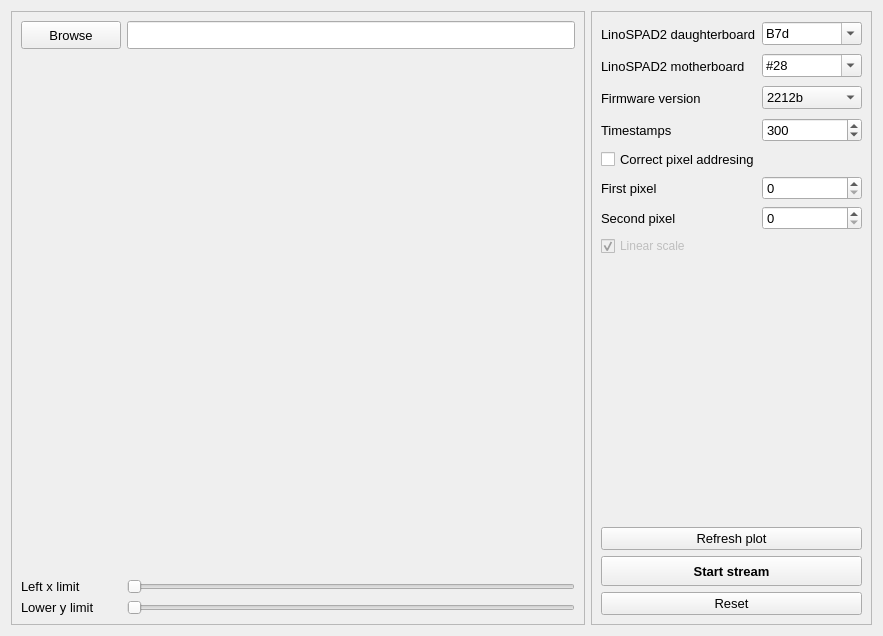
<?xml version="1.0" encoding="UTF-8"?>
<ui version="4.0">
 <class>Form</class>
 <widget class="QWidget" name="Form">
  <property name="geometry">
   <rect>
    <x>0</x>
    <y>0</y>
    <width>883</width>
    <height>636</height>
   </rect>
  </property>
  <property name="windowTitle">
   <string>Form</string>
  </property>
  <layout class="QGridLayout" name="gridLayout_2">
   <item row="0" column="0">
    <widget class="QFrame" name="frame">
     <property name="sizePolicy">
      <sizepolicy hsizetype="Expanding" vsizetype="Expanding">
       <horstretch>0</horstretch>
       <verstretch>0</verstretch>
      </sizepolicy>
     </property>
     <property name="frameShape">
      <enum>QFrame::StyledPanel</enum>
     </property>
     <property name="frameShadow">
      <enum>QFrame::Raised</enum>
     </property>
     <layout class="QGridLayout" name="gridLayout">
      <item row="0" column="0" colspan="2">
       <widget class="QPushButton" name="pushButton_browse">
        <property name="sizePolicy">
         <sizepolicy hsizetype="Fixed" vsizetype="Fixed">
          <horstretch>0</horstretch>
          <verstretch>0</verstretch>
         </sizepolicy>
        </property>
        <property name="minimumSize">
         <size>
          <width>100</width>
          <height>28</height>
         </size>
        </property>
        <property name="font">
         <font>
          <pointsize>10</pointsize>
         </font>
        </property>
        <property name="text">
         <string>Browse</string>
        </property>
       </widget>
      </item>
      <item row="1" column="0" colspan="3">
       <widget class="QWidget" name="widget_figure" native="true">
        <property name="sizePolicy">
         <sizepolicy hsizetype="Preferred" vsizetype="Preferred">
          <horstretch>0</horstretch>
          <verstretch>0</verstretch>
         </sizepolicy>
        </property>
        <property name="minimumSize">
         <size>
          <width>500</width>
          <height>425</height>
         </size>
        </property>
       </widget>
      </item>
      <item row="5" column="0" colspan="2">
       <widget class="QLabel" name="label">
        <property name="font">
         <font>
          <pointsize>10</pointsize>
         </font>
        </property>
        <property name="text">
         <string>Left x limit</string>
        </property>
       </widget>
      </item>
      <item row="6" column="2">
       <widget class="QSlider" name="horizontalSlider_lowerXLim">
        <property name="orientation">
         <enum>Qt::Horizontal</enum>
        </property>
       </widget>
      </item>
      <item row="0" column="2">
       <widget class="QLineEdit" name="lineEdit_browse">
        <property name="enabled">
         <bool>true</bool>
        </property>
        <property name="sizePolicy">
         <sizepolicy hsizetype="Expanding" vsizetype="Fixed">
          <horstretch>0</horstretch>
          <verstretch>0</verstretch>
         </sizepolicy>
        </property>
        <property name="minimumSize">
         <size>
          <width>0</width>
          <height>28</height>
         </size>
        </property>
       </widget>
      </item>
      <item row="6" column="0">
       <widget class="QLabel" name="label_2">
        <property name="font">
         <font>
          <pointsize>10</pointsize>
         </font>
        </property>
        <property name="text">
         <string>Lower y limit</string>
        </property>
       </widget>
      </item>
      <item row="2" column="2">
       <spacer name="verticalSpacer">
        <property name="orientation">
         <enum>Qt::Vertical</enum>
        </property>
        <property name="sizeType">
         <enum>QSizePolicy::Fixed</enum>
        </property>
        <property name="sizeHint" stdset="0">
         <size>
          <width>20</width>
          <height>5</height>
         </size>
        </property>
       </spacer>
      </item>
      <item row="5" column="2">
       <widget class="QSlider" name="horizontalSlider_leftXLim">
        <property name="orientation">
         <enum>Qt::Horizontal</enum>
        </property>
       </widget>
      </item>
     </layout>
    </widget>
   </item>
   <item row="0" column="1">
    <widget class="QFrame" name="frame_2">
     <property name="sizePolicy">
      <sizepolicy hsizetype="Fixed" vsizetype="Preferred">
       <horstretch>0</horstretch>
       <verstretch>0</verstretch>
      </sizepolicy>
     </property>
     <property name="frameShape">
      <enum>QFrame::StyledPanel</enum>
     </property>
     <property name="frameShadow">
      <enum>QFrame::Raised</enum>
     </property>
     <layout class="QVBoxLayout" name="verticalLayout">
      <item>
       <layout class="QHBoxLayout" name="horizontalLayout_7">
        <item>
         <widget class="QLabel" name="label_comboBox_mask_2">
          <property name="enabled">
           <bool>true</bool>
          </property>
          <property name="minimumSize">
           <size>
            <width>0</width>
            <height>26</height>
           </size>
          </property>
          <property name="font">
           <font>
            <pointsize>10</pointsize>
           </font>
          </property>
          <property name="text">
           <string>LinoSPAD2 daughterboard</string>
          </property>
          <property name="alignment">
           <set>Qt::AlignLeading|Qt::AlignLeft|Qt::AlignVCenter</set>
          </property>
         </widget>
        </item>
        <item>
         <widget class="QComboBox" name="comboBox_mask_2">
          <property name="sizePolicy">
           <sizepolicy hsizetype="Fixed" vsizetype="Fixed">
            <horstretch>0</horstretch>
            <verstretch>0</verstretch>
           </sizepolicy>
          </property>
          <property name="minimumSize">
           <size>
            <width>100</width>
            <height>0</height>
           </size>
          </property>
          <property name="font">
           <font>
            <pointsize>10</pointsize>
           </font>
          </property>
          <property name="editable">
           <bool>true</bool>
          </property>
          <item>
           <property name="text">
            <string>B7d</string>
           </property>
          </item>
          <item>
           <property name="text">
            <string>NL11</string>
           </property>
          </item>
          <item>
           <property name="text">
            <string>A5</string>
           </property>
          </item>
          <item>
           <property name="text">
            <string>D2b</string>
           </property>
          </item>
         </widget>
        </item>
       </layout>
      </item>
      <item>
       <layout class="QHBoxLayout" name="horizontalLayout_8" stretch="0,0">
        <property name="spacing">
         <number>6</number>
        </property>
        <property name="sizeConstraint">
         <enum>QLayout::SetFixedSize</enum>
        </property>
        <property name="topMargin">
         <number>0</number>
        </property>
        <property name="bottomMargin">
         <number>0</number>
        </property>
        <item>
         <widget class="QLabel" name="label_comboBox_mb_2">
          <property name="minimumSize">
           <size>
            <width>0</width>
            <height>26</height>
           </size>
          </property>
          <property name="font">
           <font>
            <pointsize>10</pointsize>
           </font>
          </property>
          <property name="text">
           <string>LinoSPAD2 motherboard</string>
          </property>
         </widget>
        </item>
        <item>
         <widget class="QComboBox" name="comboBox_mb_2">
          <property name="sizePolicy">
           <sizepolicy hsizetype="Fixed" vsizetype="Fixed">
            <horstretch>0</horstretch>
            <verstretch>0</verstretch>
           </sizepolicy>
          </property>
          <property name="minimumSize">
           <size>
            <width>100</width>
            <height>0</height>
           </size>
          </property>
          <property name="font">
           <font>
            <pointsize>10</pointsize>
           </font>
          </property>
          <property name="editable">
           <bool>true</bool>
          </property>
          <item>
           <property name="text">
            <string>#28</string>
           </property>
          </item>
          <item>
           <property name="text">
            <string>#33</string>
           </property>
          </item>
          <item>
           <property name="text">
            <string>#21</string>
           </property>
          </item>
          <item>
           <property name="text">
            <string>#36</string>
           </property>
          </item>
          <item>
           <property name="text">
            <string>#37</string>
           </property>
          </item>
          <item>
           <property name="text">
            <string>#4</string>
           </property>
          </item>
          <item>
           <property name="text">
            <string>#29</string>
           </property>
          </item>
         </widget>
        </item>
       </layout>
      </item>
      <item>
       <layout class="QHBoxLayout" name="horizontalLayout">
        <property name="topMargin">
         <number>0</number>
        </property>
       </layout>
      </item>
      <item>
       <layout class="QHBoxLayout" name="horizontalLayout_9">
        <property name="bottomMargin">
         <number>0</number>
        </property>
        <item>
         <widget class="QLabel" name="label_FW_2">
          <property name="minimumSize">
           <size>
            <width>0</width>
            <height>26</height>
           </size>
          </property>
          <property name="font">
           <font>
            <pointsize>10</pointsize>
           </font>
          </property>
          <property name="text">
           <string>Firmware version</string>
          </property>
          <property name="alignment">
           <set>Qt::AlignLeading|Qt::AlignLeft|Qt::AlignVCenter</set>
          </property>
         </widget>
        </item>
        <item>
         <widget class="QComboBox" name="comboBox_FW_2">
          <property name="sizePolicy">
           <sizepolicy hsizetype="Fixed" vsizetype="Fixed">
            <horstretch>0</horstretch>
            <verstretch>0</verstretch>
           </sizepolicy>
          </property>
          <property name="minimumSize">
           <size>
            <width>100</width>
            <height>0</height>
           </size>
          </property>
          <property name="font">
           <font>
            <pointsize>10</pointsize>
           </font>
          </property>
          <item>
           <property name="text">
            <string>2212b</string>
           </property>
          </item>
          <item>
           <property name="text">
            <string>2208</string>
           </property>
          </item>
          <item>
           <property name="text">
            <string>2212s</string>
           </property>
          </item>
         </widget>
        </item>
       </layout>
      </item>
      <item>
       <layout class="QHBoxLayout" name="horizontalLayout_11">
        <item>
         <widget class="QLabel" name="label_timestamps_2">
          <property name="minimumSize">
           <size>
            <width>0</width>
            <height>26</height>
           </size>
          </property>
          <property name="font">
           <font>
            <pointsize>10</pointsize>
           </font>
          </property>
          <property name="toolTip">
           <string>&lt;html&gt;&lt;head/&gt;&lt;body&gt;&lt;p&gt;Number of timestamps per pixel per acquisition cycle. The default is 512.&lt;/p&gt;&lt;/body&gt;&lt;/html&gt;</string>
          </property>
          <property name="lineWidth">
           <number>0</number>
          </property>
          <property name="text">
           <string>Timestamps</string>
          </property>
          <property name="textFormat">
           <enum>Qt::PlainText</enum>
          </property>
          <property name="alignment">
           <set>Qt::AlignLeading|Qt::AlignLeft|Qt::AlignVCenter</set>
          </property>
         </widget>
        </item>
        <item>
         <widget class="QSpinBox" name="spinBox_timestamps_2">
          <property name="sizePolicy">
           <sizepolicy hsizetype="Fixed" vsizetype="Fixed">
            <horstretch>0</horstretch>
            <verstretch>0</verstretch>
           </sizepolicy>
          </property>
          <property name="minimumSize">
           <size>
            <width>100</width>
            <height>0</height>
           </size>
          </property>
          <property name="font">
           <font>
            <pointsize>10</pointsize>
           </font>
          </property>
          <property name="maximum">
           <number>1536</number>
          </property>
          <property name="value">
           <number>300</number>
          </property>
         </widget>
        </item>
       </layout>
      </item>
      <item>
       <widget class="QCheckBox" name="checkBox_pix_add_fix">
        <property name="font">
         <font>
          <pointsize>10</pointsize>
         </font>
        </property>
        <property name="text">
         <string>Correct pixel addresing</string>
        </property>
       </widget>
      </item>
      <item>
       <layout class="QGridLayout" name="gridLayout_3">
        <item row="0" column="1">
         <widget class="QSpinBox" name="spinBox_FirstPixel">
          <property name="sizePolicy">
           <sizepolicy hsizetype="Fixed" vsizetype="Fixed">
            <horstretch>0</horstretch>
            <verstretch>0</verstretch>
           </sizepolicy>
          </property>
          <property name="minimumSize">
           <size>
            <width>100</width>
            <height>0</height>
           </size>
          </property>
          <property name="font">
           <font>
            <pointsize>10</pointsize>
           </font>
          </property>
          <property name="maximum">
           <number>255</number>
          </property>
         </widget>
        </item>
        <item row="0" column="0">
         <widget class="QLabel" name="label_FirstPixel">
          <property name="font">
           <font>
            <pointsize>10</pointsize>
           </font>
          </property>
          <property name="text">
           <string>First pixel</string>
          </property>
         </widget>
        </item>
       </layout>
      </item>
      <item>
       <layout class="QHBoxLayout" name="horizontalLayout_2">
        <item>
         <widget class="QLabel" name="label_SecondPixel">
          <property name="font">
           <font>
            <pointsize>10</pointsize>
           </font>
          </property>
          <property name="text">
           <string>Second pixel</string>
          </property>
         </widget>
        </item>
        <item>
         <widget class="QSpinBox" name="spinBox_SecondPixel">
          <property name="sizePolicy">
           <sizepolicy hsizetype="Fixed" vsizetype="Fixed">
            <horstretch>0</horstretch>
            <verstretch>0</verstretch>
           </sizepolicy>
          </property>
          <property name="minimumSize">
           <size>
            <width>100</width>
            <height>0</height>
           </size>
          </property>
          <property name="font">
           <font>
            <pointsize>10</pointsize>
           </font>
          </property>
          <property name="maximum">
           <number>255</number>
          </property>
         </widget>
        </item>
       </layout>
      </item>
      <item>
       <layout class="QHBoxLayout" name="horizontalLayout_12">
        <property name="bottomMargin">
         <number>0</number>
        </property>
        <item>
         <widget class="QCheckBox" name="checkBox_linearScale_2">
          <property name="enabled">
           <bool>false</bool>
          </property>
          <property name="text">
           <string>Linear scale</string>
          </property>
          <property name="checked">
           <bool>true</bool>
          </property>
         </widget>
        </item>
       </layout>
      </item>
      <item>
       <spacer name="verticalSpacer_2">
        <property name="orientation">
         <enum>Qt::Vertical</enum>
        </property>
        <property name="sizeHint" stdset="0">
         <size>
          <width>20</width>
          <height>40</height>
         </size>
        </property>
       </spacer>
      </item>
      <item>
       <widget class="QPushButton" name="pushButton_refreshPlot">
        <property name="font">
         <font>
          <pointsize>10</pointsize>
         </font>
        </property>
        <property name="text">
         <string>Refresh plot</string>
        </property>
       </widget>
      </item>
      <item>
       <widget class="QPushButton" name="pushButton_startStream">
        <property name="minimumSize">
         <size>
          <width>0</width>
          <height>30</height>
         </size>
        </property>
        <property name="font">
         <font>
          <pointsize>10</pointsize>
          <weight>75</weight>
          <bold>true</bold>
         </font>
        </property>
        <property name="text">
         <string>Start stream</string>
        </property>
       </widget>
      </item>
      <item>
       <widget class="QPushButton" name="pushButton_Reset">
        <property name="font">
         <font>
          <pointsize>10</pointsize>
         </font>
        </property>
        <property name="text">
         <string>Reset</string>
        </property>
       </widget>
      </item>
     </layout>
    </widget>
   </item>
  </layout>
 </widget>
 <resources/>
 <connections/>
</ui>
